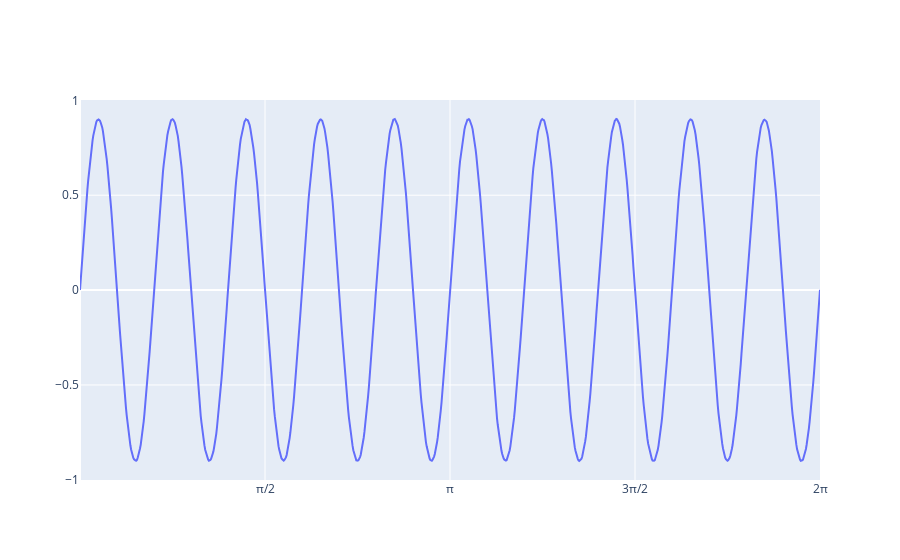

The notebook cell saved with this chart:
### Code cell
train_ds, count = [], 0
for amp in A:
    for f in F:
        hyper_params = np.array([amp, f])
        for i in range(ARRAYS_PER_PARAM_SET):
            sine = amp * np.sin(f * t) + (amp * NOISE_FACTOR * (np.random.rand(*t.shape) - 0.5))
            seqs, preds = sequence_sine(sine, TRAIN_STEP)
            train_ds.append({"hx": hyper_params, "tx": seqs, "tyhat": preds})
            count += 1
            print(f"Created and sequenced {count} arrays")

print(f"Writing training data set to {TRAIN_FILE}")
np.savez_compressed(TRAIN_FILE, train_ds)


# inspect the last sine wave
fig = go.Figure()
fig.update_layout(
    xaxis={
        "tickmode": "array",
        "tickvals": [0.5 * np.pi, np.pi, 1.5 * np.pi, 2 * np.pi],
        "ticktext": ["π/2", "π", "3π/2", "2π"],
    },
)
fig.add_trace(
    go.Scatter(
        x=t,
        y=sine,
    )
)
fig.show()

### Figure 1 — Plotly figure (JSON) as saved in the notebook; plotly's stock layout.template omitted (floating-point values rounded to 4 significant figures; data arrays with more than 128 entries replaced by an {"elided": "..."} marker saying what was removed)
{"data": [{"type": "scatter", "x": {"elided": "1000 float values"}, "y": {"elided": "1000 float values"}}], "layout": {"xaxis": {"tickmode": "array", "ticktext": ["π/2", "π", "3π/2", "2π"], "tickvals": [1.571, 3.142, 4.712, 6.283]}}}
